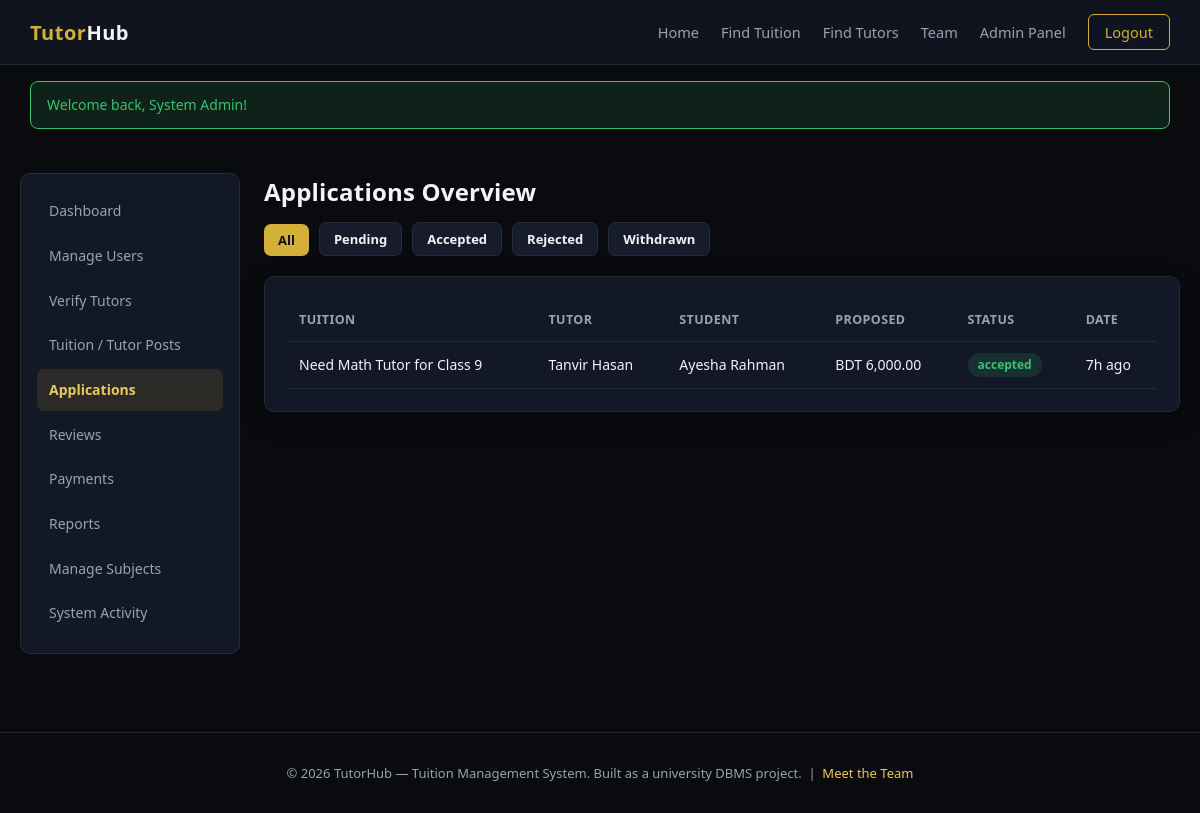
Page /admin/applications.php (signed in) on the committed database.
### tables this page shows
CREATE TABLE applications (
    application_id INT AUTO_INCREMENT PRIMARY KEY,
    tuition_post_id INT NOT NULL,
    tutor_profile_id INT NOT NULL,
    message TEXT,
    proposed_salary DECIMAL(10,2) DEFAULT 0,
    status ENUM('pending','accepted','rejected','withdrawn') NOT NULL DEFAULT 'pending',
    created_at TIMESTAMP DEFAULT CURRENT_TIMESTAMP,
    updated_at TIMESTAMP DEFAULT CURRENT_TIMESTAMP ON UPDATE CURRENT_TIMESTAMP,
    CONSTRAINT fk_app_post FOREIGN KEY (tuition_post_id) REFERENCES tuition_posts(tuition_post_id) ON DELETE CASCADE,
    CONSTRAINT fk_app_tutor FOREIGN KEY (tutor_profile_id) REFERENCES tutor_profiles(tutor_profile_id) ON DELETE CASCADE,
    UNIQUE KEY uq_post_tutor (tuition_post_id, tutor_profile_id),
    INDEX idx_app_status (status)
);

CREATE TABLE tuition_posts (
    tuition_post_id INT AUTO_INCREMENT PRIMARY KEY,
    student_profile_id INT NOT NULL,
    subject_id INT NOT NULL,
    title VARCHAR(160) NOT NULL,
    class_level VARCHAR(60),
    location VARCHAR(150),
    budget_min DECIMAL(10,2) DEFAULT 0,
    budget_max DECIMAL(10,2) DEFAULT 0,
    preferred_days VARCHAR(100),
    preferred_time VARCHAR(60),
    mode ENUM('online','offline','both') DEFAULT 'offline',
    gender_preference ENUM('any','male','female') DEFAULT 'any',
    description TEXT,
    status ENUM('open','in_progress','completed','closed') NOT NULL DEFAULT 'open',
    created_at TIMESTAMP DEFAULT CURRENT_TIMESTAMP,
    updated_at TIMESTAMP DEFAULT CURRENT_TIMESTAMP ON UPDATE CURRENT_TIMESTAMP,
    CONSTRAINT fk_tup_student FOREIGN KEY (student_profile_id) REFERENCES student_profiles(student_profile_id) ON DELETE CASCADE,
    CONSTRAINT fk_tup_subject FOREIGN KEY (subject_id) REFERENCES subjects(subject_id) ON DELETE RESTRICT,
    INDEX idx_tup_status (status),
    INDEX idx_tup_location (location),
    INDEX idx_tup_budget (budget_min, budget_max),
    INDEX idx_tup_mode (mode)
);

CREATE TABLE users (
    user_id INT AUTO_INCREMENT PRIMARY KEY,
    full_name VARCHAR(120) NOT NULL,
    email VARCHAR(150) NOT NULL UNIQUE,
    password_hash VARCHAR(255) NOT NULL,
    phone VARCHAR(30),
    role ENUM('student','tutor','both','admin') NOT NULL DEFAULT 'student',
    gender ENUM('male','female','other') DEFAULT NULL,
    profile_photo VARCHAR(255) DEFAULT NULL,
    status ENUM('active','suspended') NOT NULL DEFAULT 'active',
    is_verified TINYINT(1) NOT NULL DEFAULT 0,
    created_at TIMESTAMP DEFAULT CURRENT_TIMESTAMP,
    updated_at TIMESTAMP DEFAULT CURRENT_TIMESTAMP ON UPDATE CURRENT_TIMESTAMP,
    INDEX idx_users_role (role),
    INDEX idx_users_status (status)
);

### includes/functions.php (called while the page is built, shortened)
<?php
function e(string $value): string
{
    return htmlspecialchars($value, ENT_QUOTES, 'UTF-8');
}
function timeAgo(string $datetime): string
{
    $diff = time() - strtotime($datetime);
    if ($diff < 86400) return floor($diff / 3600) . 'h ago';
    return date('M j, Y', strtotime($datetime));
}
function money(float $amount): string
{
    return 'BDT ' . number_format($amount, 2);
}

### admin/applications.php (the view, shortened to what this page needs)
<?php
$db = getDB();
$statusFilter = $_GET['status'] ?? '';
$where = '1=1';
$params = [];
$stmt = $db->prepare(
    "SELECT a.*, tp.title, tu.full_name AS tutor_name, su.full_name AS student_name
     FROM applications a
     JOIN tuition_posts tp ON tp.tuition_post_id = a.tuition_post_id
     JOIN tutor_profiles tpf ON tpf.tutor_profile_id = a.tutor_profile_id
     JOIN users tu ON tu.user_id = tpf.user_id
     JOIN student_profiles sp ON sp.student_profile_id = tp.student_profile_id
     JOIN users su ON su.user_id = sp.user_id
     WHERE $where ORDER BY a.created_at DESC LIMIT 200"
);
$stmt->execute($params);
$applications = $stmt->fetchAll();
include __DIR__ . '/../includes/header.php';
?>
<div class="dash-layout">
    <?php include __DIR__ . '/../includes/sidebar_admin.php'; ?>
    <div>
        <h2>Applications Overview</h2>
        <div class="filter-bar">
            <?php foreach (['' => 'All', 'pending' => 'Pending', 'accepted' => 'Accepted', 'rejected' => 'Rejected', 'withdrawn' => 'Withdrawn'] as $val => $label): ?>
                <a href="?status=<?= $val ?>" class="btn <?= $statusFilter==$val?'btn-primary':'btn-secondary' ?> btn-sm"><?= $label ?></a>
            <?php endforeach; ?>
        </div>
        <div class="card">
            <table>
                <tr><th>Tuition</th><th>Tutor</th><th>Student</th><th>Proposed</th><th>Status</th><th>Date</th></tr>
                <?php foreach ($applications as $a): ?>
                <tr>
                    <td><?= e($a['title']) ?></td>
                    <td><?= e($a['tutor_name']) ?></td>
                    <td><?= e($a['student_name']) ?></td>
                    <td><?= money($a['proposed_salary']) ?></td>
                    <td><span class="badge badge-<?= e($a['status']) ?>"><?= e($a['status']) ?></span></td>
                    <td><?= timeAgo($a['created_at']) ?></td>
                </tr>
                <?php endforeach; ?>
            </table>
        </div>
    </div>
</div>
<?php include __DIR__ . '/../includes/footer.php'; ?>

### assets/css/style.css (style rules this page uses)
:root { --bg-black: #0a0b0f; --bg-navy: #10141f; --bg-navy-light: #161c2c; --bg-card: #131826; --border-subtle: #232b3d; --gold: #d4af37; --gold-light: #e8c95f; --text-white: #f4f4f6; --text-muted: #9aa2b1; --danger: #e5484d; --success: #35c46f; --warning: #f0a83c; --radius: 10px; --shadow: 0 8px 24px rgba(0,0,0,0.35); }
* { box-sizing: border-box; }
body { margin: 0; font-family: 'Segoe UI', 'Inter', Roboto, Arial, sans-serif; background: var(--bg-black); color: var(--text-white); line-height: 1.55; }
a { color: var(--gold-light); text-decoration: none; }
h1, h2, h3, h4 { font-weight: 600; letter-spacing: 0.2px; margin: 0 0 12px; }
.btn { display: inline-block; padding: 10px 22px; border-radius: 7px; border: none; font-size: 14.5px; font-weight: 600; cursor: pointer; transition: 0.15s ease; }
.btn-primary { background: var(--gold); color: #101010; }
.btn-secondary { background: var(--bg-navy-light); color: var(--text-white); border: 1px solid var(--border-subtle); }
.btn-sm { padding: 6px 14px; font-size: 13px; }
.card { background: var(--bg-card); border: 1px solid var(--border-subtle); border-radius: var(--radius); padding: 22px; box-shadow: var(--shadow); }
table { width: 100%; border-collapse: collapse; font-size: 14px; }
th, td { padding: 11px 12px; border-bottom: 1px solid var(--border-subtle); text-align: left; }
th { color: var(--text-muted); font-weight: 600; font-size: 12.5px; text-transform: uppercase; letter-spacing: 0.4px; }
.badge { display: inline-block; padding: 3px 10px; border-radius: 20px; font-size: 12px; font-weight: 600; }
.badge-open, .badge-active, .badge-accepted, .badge-paid, .badge-present, .badge-completed, .badge-resolved { background: rgba(53,196,111,0.15); color: var(--success); }
.dash-layout { display: grid; grid-template-columns: 220px 1fr; gap: 24px; padding: 28px 20px; max-width: 1280px; margin: 0 auto; }
.filter-bar { display: flex; gap: 10px; flex-wrap: wrap; align-items: end; margin-bottom: 20px; }

### rows in the picture
applications: tuition_post.title "Need Math Tutor for Class 9", users.full_name "Tanvir Hasan", users.full_name "Ayesha Rahman", proposed_salary "BDT 6,000.00", status "accepted", created_at "7h ago"

### other values in the picture
$f['message'] "Welcome back, System Admin!"
$label "All"
$label "Pending"
$label "Accepted"
$label "Rejected"
$label "Withdrawn"
